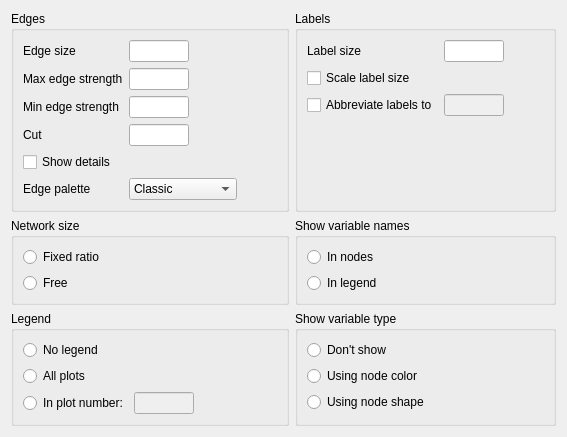
          <widget class="QWidget" name="graphicalOptions" native="true">
           <property name="enabled">
            <bool>true</bool>
           </property>
           <layout class="QGridLayout" name="gridLayout_12">
            <item row="5" column="1">
             <widget class="BoundGroupBox" name="showMgmVariableType">
              <property name="sizePolicy">
               <sizepolicy hsizetype="Preferred" vsizetype="Preferred">
                <horstretch>0</horstretch>
                <verstretch>0</verstretch>
               </sizepolicy>
              </property>
              <property name="title">
               <string>Show variable type</string>
              </property>
              <property name="flat">
               <bool>false</bool>
              </property>
              <layout class="QGridLayout" name="gridLayout_18">
               <item row="2" column="0">
                <widget class="QRadioButton" name="mgmNodeColor">
                 <property name="sizePolicy">
                  <sizepolicy hsizetype="Fixed" vsizetype="Fixed">
                   <horstretch>0</horstretch>
                   <verstretch>0</verstretch>
                  </sizepolicy>
                 </property>
                 <property name="text">
                  <string>Using node color</string>
                 </property>
                </widget>
               </item>
               <item row="1" column="0">
                <widget class="QRadioButton" name="mgmNoShow">
                 <property name="sizePolicy">
                  <sizepolicy hsizetype="Fixed" vsizetype="Fixed">
                   <horstretch>0</horstretch>
                   <verstretch>0</verstretch>
                  </sizepolicy>
                 </property>
                 <property name="text">
                  <string>Don't show</string>
                 </property>
                </widget>
               </item>
               <item row="3" column="0">
                <widget class="QRadioButton" name="mgmNodeShape">
                 <property name="sizePolicy">
                  <sizepolicy hsizetype="Fixed" vsizetype="Fixed">
                   <horstretch>0</horstretch>
                   <verstretch>0</verstretch>
                  </sizepolicy>
                 </property>
                 <property name="text">
                  <string>Using node shape</string>
                 </property>
                </widget>
               </item>
               <item row="2" column="1">
                <spacer name="horizontalSpacer_2">
                 <property name="orientation">
                  <enum>Qt::Horizontal</enum>
                 </property>
                 <property name="sizeHint" stdset="0">
                  <size>
                   <width>40</width>
                   <height>20</height>
                  </size>
                 </property>
                </spacer>
               </item>
              </layout>
             </widget>
            </item>
            <item row="4" column="1">
             <widget class="BoundGroupBox" name="showVariableNames">
              <property name="sizePolicy">
               <sizepolicy hsizetype="Preferred" vsizetype="Preferred">
                <horstretch>0</horstretch>
                <verstretch>0</verstretch>
               </sizepolicy>
              </property>
              <property name="title">
               <string>Show variable names</string>
              </property>
              <property name="flat">
               <bool>false</bool>
              </property>
              <layout class="QGridLayout" name="gridLayout_19">
               <item row="2" column="0">
                <widget class="QRadioButton" name="nameInLegend">
                 <property name="sizePolicy">
                  <sizepolicy hsizetype="Fixed" vsizetype="Fixed">
                   <horstretch>0</horstretch>
                   <verstretch>0</verstretch>
                  </sizepolicy>
                 </property>
                 <property name="text">
                  <string>In legend</string>
                 </property>
                </widget>
               </item>
               <item row="1" column="0">
                <widget class="QRadioButton" name="nameInNode">
                 <property name="sizePolicy">
                  <sizepolicy hsizetype="Fixed" vsizetype="Fixed">
                   <horstretch>0</horstretch>
                   <verstretch>0</verstretch>
                  </sizepolicy>
                 </property>
                 <property name="text">
                  <string>In nodes</string>
                 </property>
                </widget>
               </item>
               <item row="2" column="1">
                <spacer name="horizontalSpacer_5">
                 <property name="orientation">
                  <enum>Qt::Horizontal</enum>
                 </property>
                 <property name="sizeHint" stdset="0">
                  <size>
                   <width>40</width>
                   <height>20</height>
                  </size>
                 </property>
                </spacer>
               </item>
              </layout>
             </widget>
            </item>
            <item row="5" column="0">
             <widget class="BoundGroupBox" name="showLegend">
              <property name="sizePolicy">
               <sizepolicy hsizetype="Preferred" vsizetype="Preferred">
                <horstretch>0</horstretch>
                <verstretch>0</verstretch>
               </sizepolicy>
              </property>
              <property name="title">
               <string>Legend</string>
              </property>
              <property name="flat">
               <bool>false</bool>
              </property>
              <layout class="QGridLayout" name="gridLayout_16">
               <item row="5" column="0">
                <widget class="QRadioButton" name="legend_3">
                 <property name="sizePolicy">
                  <sizepolicy hsizetype="Fixed" vsizetype="Fixed">
                   <horstretch>0</horstretch>
                   <verstretch>0</verstretch>
                  </sizepolicy>
                 </property>
                 <property name="text">
                  <string>In plot number:</string>
                 </property>
                </widget>
               </item>
               <item row="2" column="0">
                <widget class="QRadioButton" name="legend_1">
                 <property name="sizePolicy">
                  <sizepolicy hsizetype="Fixed" vsizetype="Fixed">
                   <horstretch>0</horstretch>
                   <verstretch>0</verstretch>
                  </sizepolicy>
                 </property>
                 <property name="text">
                  <string>No legend</string>
                 </property>
                </widget>
               </item>
               <item row="3" column="0">
                <widget class="QRadioButton" name="legend_2">
                 <property name="sizePolicy">
                  <sizepolicy hsizetype="Fixed" vsizetype="Fixed">
                   <horstretch>0</horstretch>
                   <verstretch>0</verstretch>
                  </sizepolicy>
                 </property>
                 <property name="text">
                  <string>All plots</string>
                 </property>
                </widget>
               </item>
               <item row="5" column="1">
                <widget class="BoundTextBox" name="legendNumber">
                 <property name="enabled">
                  <bool>false</bool>
                 </property>
                 <property name="minimumSize">
                  <size>
                   <width>60</width>
                   <height>0</height>
                  </size>
                 </property>
                 <property name="maximumSize">
                  <size>
                   <width>60</width>
                   <height>16777215</height>
                  </size>
                 </property>
                </widget>
               </item>
               <item row="5" column="2">
                <spacer name="horizontalSpacer_8">
                 <property name="orientation">
                  <enum>Qt::Horizontal</enum>
                 </property>
                 <property name="sizeHint" stdset="0">
                  <size>
                   <width>40</width>
                   <height>20</height>
                  </size>
                 </property>
                </spacer>
               </item>
              </layout>
             </widget>
            </item>
            <item row="4" column="0">
             <widget class="BoundGroupBox" name="graphSize">
              <property name="sizePolicy">
               <sizepolicy hsizetype="Preferred" vsizetype="Preferred">
                <horstretch>0</horstretch>
                <verstretch>0</verstretch>
               </sizepolicy>
              </property>
              <property name="title">
               <string>Network size</string>
              </property>
              <property name="flat">
               <bool>false</bool>
              </property>
              <layout class="QGridLayout" name="gridLayout_21">
               <item row="3" column="0">
                <widget class="QRadioButton" name="graphSizeFree">
                 <property name="sizePolicy">
                  <sizepolicy hsizetype="Fixed" vsizetype="Fixed">
                   <horstretch>0</horstretch>
                   <verstretch>0</verstretch>
                  </sizepolicy>
                 </property>
                 <property name="text">
                  <string>Free</string>
                 </property>
                </widget>
               </item>
               <item row="0" column="0">
                <widget class="QRadioButton" name="graphSizeFixed">
                 <property name="sizePolicy">
                  <sizepolicy hsizetype="Fixed" vsizetype="Fixed">
                   <horstretch>0</horstretch>
                   <verstretch>0</verstretch>
                  </sizepolicy>
                 </property>
                 <property name="text">
                  <string>Fixed ratio</string>
                 </property>
                </widget>
               </item>
               <item row="0" column="1">
                <spacer name="horizontalSpacer_9">
                 <property name="orientation">
                  <enum>Qt::Horizontal</enum>
                 </property>
                 <property name="sizeHint" stdset="0">
                  <size>
                   <width>40</width>
                   <height>20</height>
                  </size>
                 </property>
                </spacer>
               </item>
              </layout>
             </widget>
            </item>
            <item row="1" column="0">
             <widget class="BoundGroupBox" name="sampleMode">
              <property name="title">
               <string>Edges</string>
              </property>
              <layout class="QGridLayout" name="gridLayout_14_1">
               <item row="5" column="0">
                <widget class="QLabel" name="label_8_7">
                 <property name="text">
                  <string>Edge palette</string>
                 </property>
                </widget>
               </item>
               <item row="5" column="1">
                <widget class="BoundComboBox" name="edgeColors">
                 <property name="enabled">
                  <bool>true</bool>
                 </property>
                 <property name="sizePolicy">
                  <sizepolicy hsizetype="Fixed" vsizetype="Fixed">
                   <horstretch>0</horstretch>
                   <verstretch>0</verstretch>
                  </sizepolicy>
                 </property>
                 <item>
                  <property name="text">
                   <string>Classic</string>
                  </property>
                 </item>
                 <item>
                  <property name="text">
                   <string>Colorblind</string>
                  </property>
                 </item>
                 <item>
                  <property name="text">
                   <string>Gray</string>
                  </property>
                 </item>
                 <item>
                  <property name="text">
                   <string>Hollywood</string>
                  </property>
                 </item>
                 <item>
                  <property name="text">
                   <string>Borkulo</string>
                  </property>
                 </item>
                 <item>
                  <property name="text">
                   <string>Team Fortress</string>
                  </property>
                 </item>
                 <item>
                  <property name="text">
                   <string>Reddit</string>
                  </property>
                 </item>
                 <item>
                  <property name="text">
                   <string>Fried</string>
                  </property>
                 </item>
                </widget>
               </item>
               <item row="0" column="0">
                <widget class="QLabel" name="label_10_1">
                 <property name="text">
                  <string>Edge size</string>
                 </property>
                </widget>
               </item>
               <item row="0" column="1">
                <widget class="BoundTextBox" name="edgeSize">
                 <property name="minimumSize">
                  <size>
                   <width>60</width>
                   <height>0</height>
                  </size>
                 </property>
                 <property name="maximumSize">
                  <size>
                   <width>60</width>
                   <height>16777215</height>
                  </size>
                 </property>
                </widget>
               </item>
               <item row="1" column="1">
                <widget class="BoundTextBox" name="maxEdgeStrength">
                 <property name="minimumSize">
                  <size>
                   <width>60</width>
                   <height>0</height>
                  </size>
                 </property>
                 <property name="maximumSize">
                  <size>
                   <width>60</width>
                   <height>16777215</height>
                  </size>
                 </property>
                </widget>
               </item>
               <item row="2" column="1">
                <widget class="BoundTextBox" name="minEdgeStrength">
                 <property name="minimumSize">
                  <size>
                   <width>60</width>
                   <height>0</height>
                  </size>
                 </property>
                 <property name="maximumSize">
                  <size>
                   <width>60</width>
                   <height>16777215</height>
                  </size>
                 </property>
                </widget>
               </item>
               <item row="1" column="0">
                <widget class="QLabel" name="label_8_1">
                 <property name="text">
                  <string>Max edge strength</string>
                 </property>
                </widget>
               </item>
               <item row="3" column="1">
                <widget class="BoundTextBox" name="cut">
                 <property name="minimumSize">
                  <size>
                   <width>60</width>
                   <height>0</height>
                  </size>
                 </property>
                 <property name="maximumSize">
                  <size>
                   <width>60</width>
                   <height>16777215</height>
                  </size>
                 </property>
                </widget>
               </item>
               <item row="2" column="0">
                <widget class="QLabel" name="label_8_2">
                 <property name="text">
                  <string>Min edge strength</string>
                 </property>
                </widget>
               </item>
               <item row="4" column="0">
                <widget class="BoundCheckBox" name="showDetails">
                 <property name="text">
                  <string>Show details</string>
                 </property>
                </widget>
               </item>
               <item row="3" column="0">
                <widget class="QLabel" name="label_8_3">
                 <property name="text">
                  <string>Cut</string>
                 </property>
                </widget>
               </item>
               <item row="0" column="2">
                <spacer name="horizontalSpacer_4">
                 <property name="orientation">
                  <enum>Qt::Horizontal</enum>
                 </property>
                 <property name="sizeHint" stdset="0">
                  <size>
                   <width>40</width>
                   <height>20</height>
                  </size>
                 </property>
                </spacer>
               </item>
              </layout>
             </widget>
            </item>
            <item row="1" column="1">
             <widget class="GroupBox" name="groupBox_2">
              <property name="sizePolicy">
               <sizepolicy hsizetype="Preferred" vsizetype="Preferred">
                <horstretch>0</horstretch>
                <verstretch>0</verstretch>
               </sizepolicy>
              </property>
              <property name="maximumSize">
               <size>
                <width>16000</width>
                <height>16777215</height>
               </size>
              </property>
              <property name="title">
               <string>Labels</string>
              </property>
              <layout class="QGridLayout" name="gridLayout_4">
               <item row="7" column="0">
                <widget class="BoundCheckBox" name="scaleLabels">
                 <property name="text">
                  <string>Scale label size</string>
                 </property>
                </widget>
               </item>
               <item row="8" column="0">
                <widget class="BoundCheckBox" name="abbreviateLabels">
                 <property name="text">
                  <string>Abbreviate labels to</string>
                 </property>
                </widget>
               </item>
               <item row="8" column="1">
                <widget class="BoundTextBox" name="abbreviateNoChars">
                 <property name="enabled">
                  <bool>false</bool>
                 </property>
                 <property name="minimumSize">
                  <size>
                   <width>60</width>
                   <height>0</height>
                  </size>
                 </property>
                 <property name="maximumSize">
                  <size>
                   <width>60</width>
                   <height>16777215</height>
                  </size>
                 </property>
                </widget>
               </item>
               <item row="0" column="0">
                <widget class="QLabel" name="label_8_6">
                 <property name="text">
                  <string>Label size</string>
                 </property>
                </widget>
               </item>
               <item row="0" column="1">
                <widget class="BoundTextBox" name="labelSize">
                 <property name="minimumSize">
                  <size>
                   <width>60</width>
                   <height>0</height>
                  </size>
                 </property>
                 <property name="maximumSize">
                  <size>
                   <width>60</width>
                   <height>16777215</height>
                  </size>
                 </property>
                </widget>
               </item>
               <item row="0" column="2">
                <spacer name="horizontalSpacer">
                 <property name="orientation">
                  <enum>Qt::Horizontal</enum>
                 </property>
                 <property name="sizeHint" stdset="0">
                  <size>
                   <width>40</width>
                   <height>20</height>
                  </size>
                 </property>
                </spacer>
               </item>
               <item row="9" column="1">
                <spacer name="verticalSpacer_4">
                 <property name="orientation">
                  <enum>Qt::Vertical</enum>
                 </property>
                 <property name="sizeHint" stdset="0">
                  <size>
                   <width>20</width>
                   <height>40</height>
                  </size>
                 </property>
                </spacer>
               </item>
              </layout>
             </widget>
            </item>
           </layout>
          </widget>
